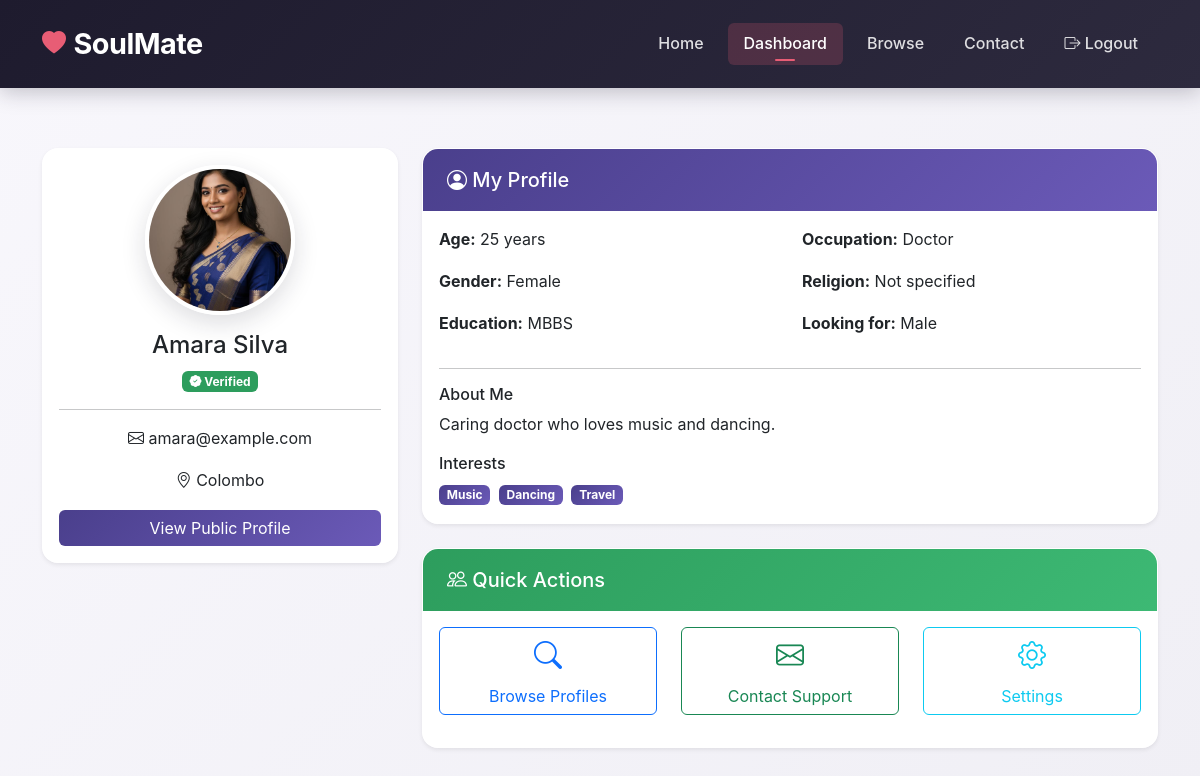
The app's page /dashboard.php (signed in) with its own data.
### tables this page shows
CREATE TABLE users (
    id INT AUTO_INCREMENT PRIMARY KEY,
    first_name VARCHAR(50) NOT NULL,
    last_name VARCHAR(50) NOT NULL,
    email VARCHAR(100) UNIQUE NOT NULL,
    password_hash VARCHAR(255) NOT NULL,
    gender ENUM('male', 'female', 'other') NOT NULL,
    birthdate DATE NOT NULL,
    location VARCHAR(50) NOT NULL,
    occupation VARCHAR(100),
    education VARCHAR(50),
    religion VARCHAR(50),
    bio TEXT,
    looking_for ENUM('male', 'female', 'both', 'other'),
    interests TEXT,
    profile_image VARCHAR(255),
    is_verified BOOLEAN DEFAULT FALSE,
    created_at TIMESTAMP DEFAULT CURRENT_TIMESTAMP,
    updated_at TIMESTAMP DEFAULT CURRENT_TIMESTAMP ON UPDATE CURRENT_TIMESTAMP,
    last_login TIMESTAMP NULL
);

### includes/functions.php (called while the page is built, shortened)
<?php
function calculateAge($birthdate) {
    $today = new DateTime();
    $dob = new DateTime($birthdate);
    $diff = $today->diff($dob);
    return $diff->y;
}
function getUserById($userId) {
    $pdo = getDBConnection();
    $stmt = $pdo->prepare("SELECT * FROM users WHERE id = ?");
    $stmt->execute([$userId]);
    return $stmt->fetch();
}
?>

### dashboard.php (the view, shortened to what this page needs)
<?php
require_once 'includes/functions.php';
$user = getUserById($_SESSION['user_id']);
$age = calculateAge($user['birthdate']);
?>
<!DOCTYPE html>
<html lang="en">
<head>
    <link href="https://cdn.jsdelivr.net/npm/bootstrap@5.3.2/dist/css/bootstrap.min.css" rel="stylesheet">
    <link rel="stylesheet" href="https://cdn.jsdelivr.net/npm/bootstrap-icons@1.11.3/font/bootstrap-icons.min.css">
    <link rel="stylesheet" href="css/style.css">
</head>
<body class="dashboard-page">
    <nav class="navbar navbar-expand-lg navbar-dark fixed-top soulmate-navbar">
        <div class="container">
            <a class="navbar-brand fw-bold" href="index.php">
                <i class="bi bi-heart-fill me-2"></i>
                SoulMate
            </a>
            <div class="collapse navbar-collapse" id="navbarNav">
                <ul class="navbar-nav ms-auto">
                    <li class="nav-item"><a class="nav-link" href="index.php">Home</a></li>
                    <li class="nav-item"><a class="nav-link active" href="dashboard.php">Dashboard</a></li>
                    <li class="nav-item"><a class="nav-link" href="browse.php">Browse</a></li>
                    <li class="nav-item"><a class="nav-link" href="contact.php">Contact</a></li>
                    <li class="nav-item"><a class="nav-link" href="auth/logout.php"><i class="bi bi-box-arrow-right"></i> Logout</a></li>
                </ul>
            </div>
        </div>
    </nav>
    <div style="padding-top: 100px;">
        <div class="container mt-5">
            <div class="row">
                <div class="col-md-4">
                    <div class="card shadow-sm mb-4">
                        <div class="card-body text-center">
                            <?php
                            if (!empty($user['profile_image']) && file_exists($user['profile_image'])) {
                                $imgSrc = $user['profile_image'];
                            } elseif (file_exists('images/profile' . $user['id'] . '.jpeg')) {
                                $imgSrc = 'images/profile' . $user['id'] . '.jpeg';
                            } elseif (file_exists('images/profile' . $user['id'] . '.jpg')) {
                                $imgSrc = 'images/profile' . $user['id'] . '.jpg';
                            } elseif (file_exists('images/profile' . $user['id'] . '.png')) {
                                $imgSrc = 'images/profile' . $user['id'] . '.png';
                            } else {
                                $imgSrc = ($user['gender'] == 'female') ? 'images/profile2.jpeg' : 'images/profile1.jpeg';
                            }
                            ?>
                            <img src="<?php echo $imgSrc; ?>"
                                 class="rounded-circle mb-3" width="150" height="150" style="object-fit: cover;">
                            <h4><?php echo htmlspecialchars($user['first_name'] . ' ' . $user['last_name']); ?></h4>
                            <span class="badge bg-success"><i class="bi bi-patch-check-fill"></i> Verified</span>
                            <hr>
                            <p><i class="bi bi-envelope"></i> <?php echo htmlspecialchars($user['email']); ?></p>
                            <p><i class="bi bi-geo-alt"></i> <?php echo htmlspecialchars($user['location']); ?></p>
                            <a href="profile.php?id=<?php echo $user['id']; ?>" class="btn btn-primary w-100">View Public Profile</a>
                        </div>
                    </div>
                </div>
                <div class="col-md-8">
                    <div class="card shadow-sm mb-4">
                        <div class="card-header">
                            <h5 class="mb-0"><i class="bi bi-person-circle"></i> My Profile</h5>
                        </div>
                        <div class="card-body">
                            <div class="row">
                                <div class="col-md-6">
                                    <p><strong>Age:</strong> <?php echo $age; ?> years</p>
                                    <p><strong>Gender:</strong> <?php echo ucfirst($user['gender']); ?></p>
                                    <p><strong>Education:</strong> <?php echo htmlspecialchars($user['education'] ?? 'Not specified'); ?></p>
                                </div>
                                <div class="col-md-6">
                                    <p><strong>Occupation:</strong> <?php echo htmlspecialchars($user['occupation'] ?? 'Not specified'); ?></p>
                                    <p><strong>Religion:</strong> <?php echo htmlspecialchars($user['religion'] ?? 'Not specified'); ?></p>
                                    <p><strong>Looking for:</strong> <?php echo ucfirst($user['looking_for'] ?? 'Not specified'); ?></p>
                                </div>
                            </div>
                            <hr>
                            <h6>About Me</h6>
                            <p><?php echo nl2br(htmlspecialchars($user['bio'] ?? 'No bio added yet.')); ?></p>
                            <?php if ($user['interests']): ?>
                            <h6 class="mt-3">Interests</h6>
                            <div>
                                <?php foreach (explode(',', $user['interests']) as $interest): ?>
                                    <span class="badge me-1" style="background: linear-gradient(135deg, #4a3f8c 0%, #6b5ab8 100%);"><?php echo htmlspecialchars(trim($interest)); ?></span>
                                <?php endforeach; ?>
                            </div>
                            <?php endif; ?>
                        </div>
                    </div>
                    <div class="card shadow-sm">
                        <div class="card-header" style="background: linear-gradient(135deg, #2d9d5d 0%, #3db974 100%);">
                            <h5 class="mb-0"><i class="bi bi-people"></i> Quick Actions</h5>
                        </div>
                        <div class="card-body">
                            <div class="row text-center">
                                <div class="col-md-4 mb-3">
                                    <a href="browse.php" class="btn btn-outline-primary w-100">
                                        <i class="bi bi-search fs-3 d-block mb-2"></i>
                                        Browse Profiles
                                    </a>
                                </div>
                                <div class="col-md-4 mb-3">
                                    <a href="contact.php" class="btn btn-outline-success w-100">
                                        <i class="bi bi-envelope fs-3 d-block mb-2"></i>
                                        Contact Support
                                    </a>
                                </div>
                                <div class="col-md-4 mb-3">
                                    <a href="#" class="btn btn-outline-info w-100">
                                        <i class="bi bi-gear fs-3 d-block mb-2"></i>
                                        Settings
                                    </a>
                                </div>
                            </div>
                        </div>
                    </div>
                </div>
            </div>
        </div>
    </div>
</body>
</html>

### css/style.css (style rules this page uses)
:root { --primary-color: #4a3f8c; --primary-dark: #3a3070; --primary-light: #6b5ab8; --secondary-color: #8b7dd6; --secondary-light: #b8aee8; --accent-color: #e85d75; --accent-light: #f08a9f; --dark-color: #1e1b2e; --dark-secondary: #2d2a3e; --gray-dark: #4a4758; --gray-medium: #8a8798; --gray-light: #e8e6ef; --light-color: #f8f7fc; --white: #ffffff; --success-color: #2d9d5d; --warning-color: #e8a838; --danger-color: #d64545; }
* { margin: 0; padding: 0; box-sizing: border-box; }
body { font-family: 'Inter', -apple-system, BlinkMacSystemFont, 'Segoe UI', Roboto, sans-serif; color: var(--dark-color); background-color: var(--light-color); overflow-x: hidden; line-height: 1.6; }
.soulmate-navbar { background: linear-gradient(135deg, var(--dark-color) 0%, var(--dark-secondary) 100%) !important; padding: 1rem 0; box-shadow: 0 4px 20px rgba(30, 27, 46, 0.25); z-index: 1000; backdrop-filter: blur(10px); }
.soulmate-navbar .navbar-brand { font-size: 1.8rem; font-weight: 700; color: var(--white) !important; display: flex; align-items: center; letter-spacing: -0.5px; }
.soulmate-navbar .navbar-brand i { font-size: 1.5rem; color: var(--accent-color); margin-right: 0.5rem; }
.soulmate-navbar .nav-link { font-weight: 500; color: rgba(255, 255, 255, 0.85) !important; padding: 0.5rem 1rem !important; margin: 0 0.25rem; position: relative; transition: all 0.3s ease; border-radius: 6px; }
.soulmate-navbar .nav-link.active { color: var(--white) !important; background: rgba(232, 93, 117, 0.2); }
.soulmate-navbar .nav-link.active::after { content: ''; position: absolute; bottom: 4px; left: 50%; transform: translateX(-50%); width: 20px; height: 2px; background: var(--accent-color); border-radius: 2px; }
.btn-primary { background: linear-gradient(135deg, var(--primary-color) 0%, var(--primary-light) 100%); border: none; transition: all 0.3s ease; }
.badge.bg-success { background: var(--success-color) !important; }
.card { border-radius: 16px; border: 1px solid var(--gray-light); overflow: hidden; }
.card-header { font-weight: 600; border-bottom: 1px solid var(--gray-light); }
.dashboard-page { background: linear-gradient(135deg, #f8f7fc 0%, #f0eff5 100%); min-height: 100vh; }
.dashboard-page .card { background: rgba(255, 255, 255, 0.95); backdrop-filter: blur(10px); border: 1px solid rgba(255, 255, 255, 0.8); box-shadow: 0 8px 32px rgba(30, 27, 46, 0.08); }
.dashboard-page .card-header { background: linear-gradient(135deg, var(--primary-color) 0%, var(--primary-light) 100%); color: var(--white); border-bottom: none; padding: 1.2rem 1.5rem; }
.dashboard-page .rounded-circle { border: 4px solid var(--white); box-shadow: 0 8px 25px rgba(30, 27, 46, 0.15); }

### records on screen
users: first_name+last_name "Amara Silva", email "amara@example.com", location "Colombo", birthdate "25", gender "Female", education "MBBS", occupation "Doctor", religion "Not specified", looking_for "Male", bio "Caring doctor who loves music and dancing.", interests "Music", interests "Dancing", interests "Travel"
